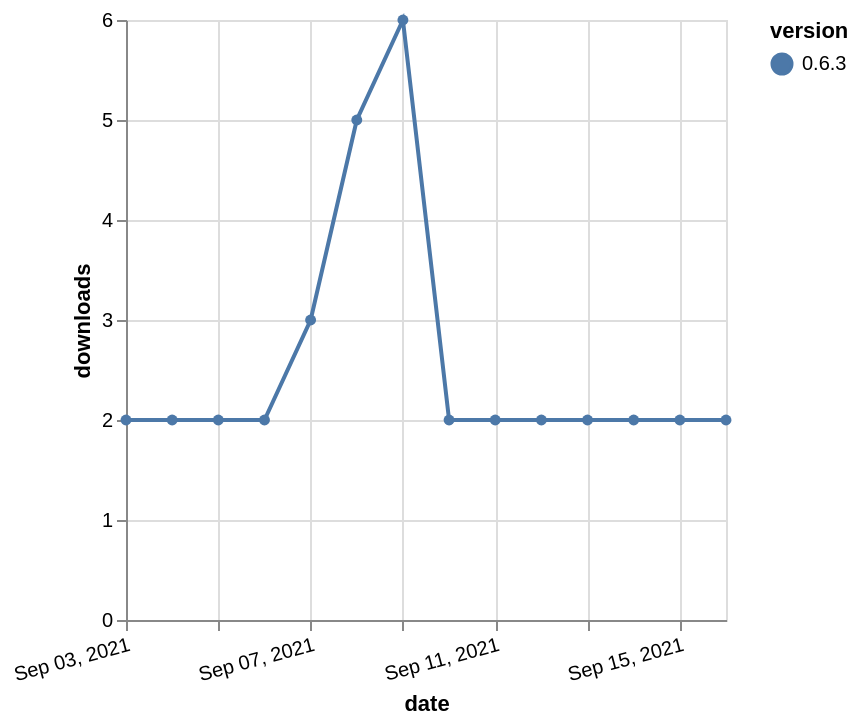

The Vega-Lite source for this figure:
### Vega-Lite specification from a JSON file in a GitHub repository (floating-point values rounded to 4 significant figures)
{"$schema": "https://vega.github.io/schema/vega-lite/v5.json", "description": "A simple bar chart with embedded data.", "data": {"values": [{"date": "2021-09-03", "total": 4270, "delta": 2, "version": "0.6.3"}, {"date": "2021-09-04", "total": 4272, "delta": 2, "version": "0.6.3"}, {"date": "2021-09-05", "total": 4274, "delta": 2, "version": "0.6.3"}, {"date": "2021-09-06", "total": 4276, "delta": 2, "version": "0.6.3"}, {"date": "2021-09-07", "total": 4279, "delta": 3, "version": "0.6.3"}, {"date": "2021-09-08", "total": 4284, "delta": 5, "version": "0.6.3"}, {"date": "2021-09-09", "total": 4290, "delta": 6, "version": "0.6.3"}, {"date": "2021-09-10", "total": 4292, "delta": 2, "version": "0.6.3"}, {"date": "2021-09-11", "total": 4294, "delta": 2, "version": "0.6.3"}, {"date": "2021-09-12", "total": 4296, "delta": 2, "version": "0.6.3"}, {"date": "2021-09-13", "total": 4298, "delta": 2, "version": "0.6.3"}, {"date": "2021-09-14", "total": 4300, "delta": 2, "version": "0.6.3"}, {"date": "2021-09-15", "total": 4302, "delta": 2, "version": "0.6.3"}, {"date": "2021-09-16", "total": 4304, "delta": 2, "version": "0.6.3"}]}, "width": "container", "mark": {"type": "line", "point": {"filled": true}}, "encoding": {"x": {"field": "date", "type": "temporal", "timeUnit": "yearmonthdate", "title": "date", "axis": {"labelAngle": -15}}, "y": {"field": "delta", "type": "quantitative", "title": "downloads"}, "color": {"field": "version", "type": "nominal"}, "tooltip": {"field": "delta"}}}
